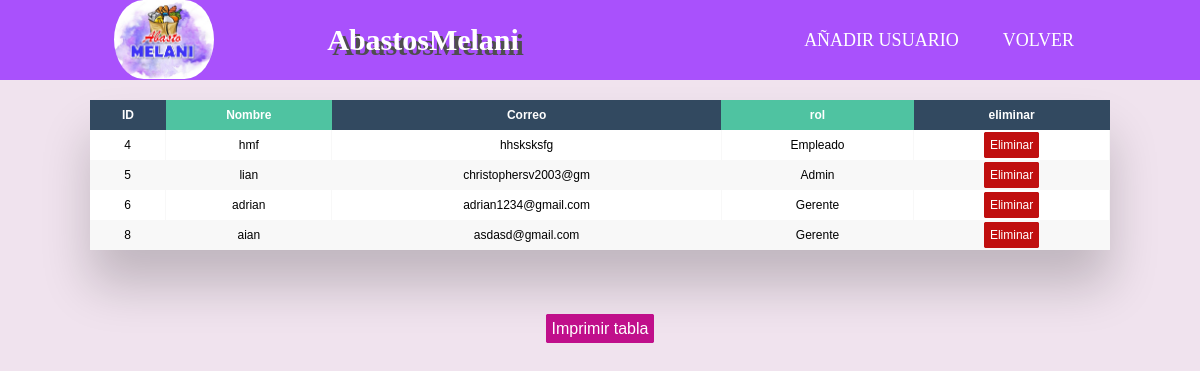
Screenshot of /user.php with the database file from the repository.
### tables this page shows
CREATE TABLE `user` (
  `ID_user` int(11) NOT NULL AUTO_INCREMENT,
  `name_user` varchar(20) NOT NULL,
  `cont_user` varchar(20) NOT NULL,
  `mail_user` varchar(20) NOT NULL,
  `ID_rol` int(11) NOT NULL,
  PRIMARY KEY (`ID_user`),
  KEY `rol` (`ID_rol`),
  CONSTRAINT `rol` FOREIGN KEY (`ID_rol`) REFERENCES `rol` (`ID_rol`) ON DELETE CASCADE ON UPDATE CASCADE
);

CREATE TABLE `rol` (
  `ID_rol` int(11) NOT NULL AUTO_INCREMENT,
  `name_rol` varchar(20) NOT NULL,
  PRIMARY KEY (`ID_rol`)
);

### clases/user.php (called while the page is built, shortened)
<?php
class registro{
    private $con;
    public function __construct()
    {
        $this->con = mysqli_connect('localhost','root','','abastos_melani');
    }
    public function view(){
        $sql = "SELECT * FROM user INNER JOIN rol ON user.ID_rol = rol.ID_rol";
        $datos = mysqli_query($this->con,$sql);
        include('view/user.php');
    }
}

### user.php (called while the page is built)
<?php include ('clases/user.php');
$resulta = new registro();
$resulta -> view();?>
<?php include('shared/footer.php');?>

### view/user.php (the view, shortened to what this page needs)
<!DOCTYPE html>
<html lang="es">
<head>
    <link rel="stylesheet" href="css/estilos_menu.css">
    <link rel="stylesheet" href="css/estilo_tablas.css">
    <link rel="stylesheet" href="css/botone.css">
    <link rel="stylesheet" href="icon.css">
</head>
<body>
<header class="content_header">
        <nav class="content_nav">
            <a href=""><img src="img/logo.png" alt="logo" class="nav_logo"></a>
            <div href="" class="nav_titulo">AbastosMelani</div>
            <ul class="nav_menu">
                <li class="nav_menu_item">
                    <a href="registro.php" class="nav_menu_link nav_link">Añadir Usuario</a>
                </li>
                <li class="nav_menu_item">
                    <a href="index_admin.php" class="nav_menu_link nav_link">volver</a>
                </li>
            </ul>
        </nav>
    </header>
<div class="table-wrapper">
        <table class="fl-table">
            <thead>
                <tr>
                    <th>ID</th>
                    <th>Nombre</th>
                    <th>Correo</th>
                    <th>rol</th>
                    <th>eliminar</th>
                </tr>
            </thead>
    <tbody>
        <?php
            if(mysqli_num_rows($datos) > 0)
            {
                while($row = mysqli_fetch_array($datos))
                {
        ?>
            <tr>
                <td><?php  echo $row['ID_user']?></td>
                <td><?php  echo $row['name_user']?></td>
                <td><?php  echo $row['mail_user']?></td>
                <td><?php  echo $row['name_rol']?></td>
                <td><a class="delete" href="delete_user.php?id=<?php echo $row['ID_user'] ?>" >Eliminar</a></td>
            </tr>
            <?php
                }
            }
            ?>
    </tbody>
</table>
</div>
<center><a href="pdf_user.php" class="ass">Imprimir tabla</a></center>

### css/estilos_menu.css (style rules this page uses)
* { margin: 0; box-sizing: border-box; }
body { padding: 90px 20px 0; }
.content_header { font-family: cursive; background: #a951fc; height: 80px; position: fixed; width: 100%; top: 0; left: 0; }
.content_nav { display: flex; justify-content: space-between; max-width: 992px; margin: 0 auto; }
.nav_logo { position: absolute; padding: 0 10px ; display: inline-block; width: 120px; border-radius: 100px; }
.nav_titulo { font-size: 30px; font-weight: bold; padding: 0 40px; line-height: 80px; color: #ffffff; text-shadow: 5px 5px 0 #4e4e4e; }
.nav_link { color: #ffffff; text-decoration: none; }
.nav_menu { display: flex; list-style: none; }
.nav_menu_item { font-size: 18px; margin: 0 10px; line-height: 80px; text-transform: uppercase; width: max-content; }
.nav_menu_link { padding: 8px 12px; border-radius: 3px; }

### css/estilo_tablas.css (style rules this page uses)
* { box-sizing: border-box; -webkit-box-sizing: border-box; -moz-box-sizing: border-box; }
body { font-family: Helvetica; -webkit-font-smoothing: antialiased; background: rgb(240, 227, 238); }
.table-wrapper { margin: 10px 70px 70px; box-shadow: 0px 35px 50px rgba( 0, 0, 0, 0.2 ); }
.fl-table { border-radius: 5px; font-size: 12px; font-weight: normal; border: none; border-collapse: collapse; width: 100%; max-width: 100%; white-space: nowrap; background-color: white; }
.fl-table td, .fl-table th { text-align: center; padding: 8px; }
.fl-table td { border-right: 1px solid #f8f8f8; font-size: 12px; }
.fl-table thead th { color: #ffffff; background: #4FC3A1; }
.fl-table thead th:nth-child(odd) { color: #ffffff; background: #324960; }
.fl-table tr:nth-child(even) { background: #F8F8F8; }

### css/botone.css (style rules this page uses)
.delete { text-decoration: none; border: 1px solid rgb(192, 15, 15); background-color: rgb(192, 15, 15); color: white; padding: 5px; border-radius: 2px; }
.ass { text-decoration: none; border: 1px solid rgb(192, 15, 139); background-color: rgb(192, 15, 139); color: white; padding: 5px; border-radius: 2px; }

### rows the page displays
user: ID_user "4", name_user "hmf", mail_user "hhsksksfg", ID_rol.name_rol "Empleado"
user: ID_user "5", name_user "lian", mail_user "christophersv2003@gm", ID_rol.name_rol "Admin"
user: ID_user "6", name_user "adrian", mail_user "adrian1234@gmail.com", ID_rol.name_rol "Gerente"
user: ID_user "8", name_user "aian", mail_user "asdasd@gmail.com", ID_rol.name_rol "Gerente"
